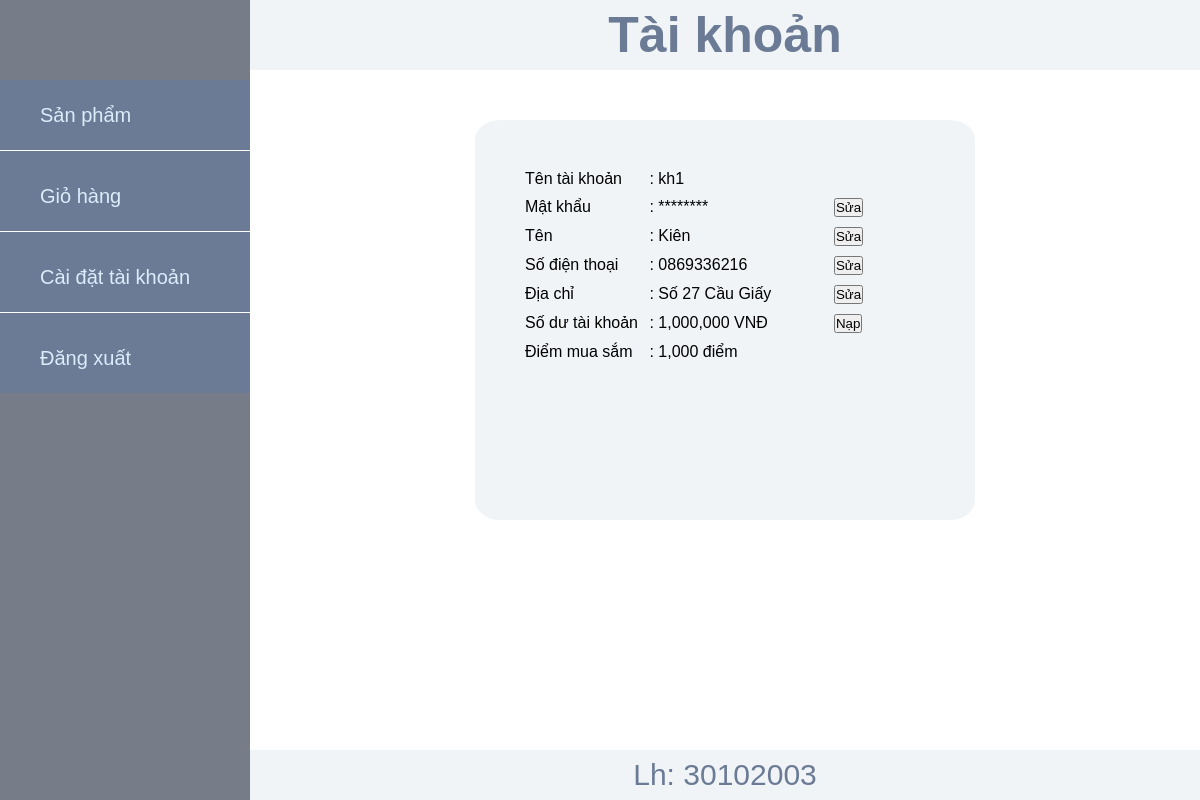
The app's page /user/setting_user.php (signed in) with its own data.
### tables this page shows
CREATE TABLE account (
    account_id INT AUTO_INCREMENT PRIMARY KEY,
    username VARCHAR(50) UNIQUE NOT NULL,
    password VARCHAR(255) NOT NULL,
    name VARCHAR(100) NULL,
    account_phone VARCHAR(15) ,
    address VARCHAR(100) NULL,
    point INT DEFAULT 0,
    coin INT DEFAULT 0,
    account_status ENUM('Active', 'Inactive') DEFAULT 'Active'
);

### user/setting_user.php (the view, shortened to what this page needs)
<!DOCTYPE html>
<html lang="en">
<head>
    <link rel="stylesheet" href="../assets/style.css?v=42">
    <?php include '../config/database.php'; ?>
    <?php include '../process/setting_user_process.php'; ?>
</head>
<body class="page-index">
    <div class="container">
        <h1 class="title">Tài khoản</h1>
        <div class="content">
            <div class="box_container">
                <?php $result = $conn->query("SELECT username, password, name, account_phone, address, point, coin FROM account WHERE username = '$_SESSION[username]'");
                if ($row = $result->fetch_assoc()) {
                echo '<div class="box_set">
                    <form method="post">
                        <div class="setPassword_success">'.$setPasswordmsg['success'].'</div>
                        <div>
                            <span class="label">Tên tài khoản</span>
                            <span class="value">: '.$row['username'].'</span></div>
                        <div>
                        <div>
                            <span class="label">Mật khẩu</span>
                            <span class="value">: ******** </span>
                            <button type="submit" name="password_set_button">Sửa</button>
                        </div>';
                    if($_SESSION['status_name'] == 'text') {
                        echo'
                        <div>
                            <span class="label">Tên</span>
                            <span class="value">: '.$row['name'].'</span>
                            <button type="submit" name="name_set_button">Sửa</button>
                        </div>';
                    }
                    if($_SESSION['status_account_phone'] == 'text') {
                        echo'
                        <div>
                            <span class="label">Số điện thoại</span>
                            <span class="value">: '.$row['account_phone'].'</span>
                            <button type="submit" name="account_phone_set_button">Sửa</button>
                        </div>';
                    }
                    if($_SESSION['status_address'] == 'text') {
                        echo'
                        <div>
                            <span class="label">Địa chỉ</span>
                            <span class="value">: '.$row['address'].'</span>
                            <button type="submit" name="address_set_button">Sửa</button>
                        </div>';
                    }
                        echo '
                        <div>
                            <span class="label">Số dư tài khoản</span>
                            <span class="value">: '.number_format($row['coin']).' VNĐ</span>
                            <button type="submit" name="deposit_button">Nạp</button>
                        </div>
                        <div>
                            <span class="label">Điểm mua sắm</span>
                            <span class="value">: '.number_format($row['point']).' điểm</span>
                        </div>
                </form>
                </div>';
                };?>
            </div>
        </div>
    </div>
    <?php include '../includes/sidebar-user.php'; ?>
    <?php include '../includes/footer.php'; ?>
</body>
</html>

### assets/style.css (style rules this page uses)
* { margin: 0; padding: 0; }
body { height: 100hv; font-family: Arial, Helvetica, sans-serif; }
.page-index { background-color: #FFF; }
.title { color: #6b7b95; font-size: 50px; background-color: #f0f4f7; height: 70px; display: flex; justify-content: center; align-items: center; margin-left: 250px; }
.content { margin-left: 250px; }
.box_container { display: flex; justify-content: center; margin-top: 50px; }
.box_set { background-color: #f0f4f7; border-radius: 5%; height: 400px; width: 500px; }
.box_set div { margin-top: 10px; }
.box_set form { margin-top: 50px; margin-left: 50px; }
.box_set .label { display: inline-block; width: 120px; }
.box_set .value { display: inline-block; width: 180px; vertical-align: top; word-wrap: break-word; }

### records on screen
account: username "kh1", name "Kiên", account_phone "0869336216", address "Số 27 Cầu Giấy", coin "1,000,000", point "1,000"
